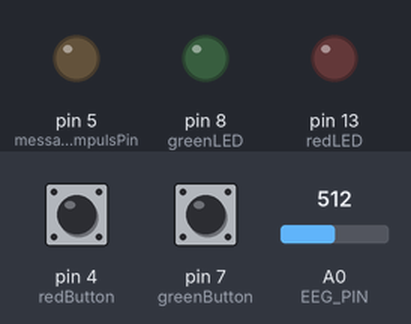
A sketch run on a simulated Arduino Uno, built with avr-gcc and run on an emulated ATmega328P. Parts: output pins drawn as LEDs (lit = HIGH). The inputs (shaded band) are chosen by the test bench; at power-on: pin 4 (redButton) LOW, pin 7 (greenButton) LOW, A0 (EEG_PIN) = 512. What the sketch prints to the serial monitor is not drawn.

Above: at 1.5 s.
1.6 s: pin 4 (redButton) pulled HIGH for 0.15 s
At 1.69 s:
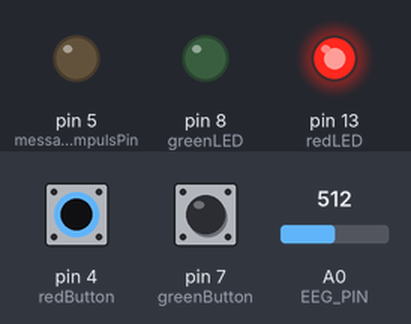
3.2 s: pin 7 (greenButton) pulled HIGH for 0.15 s
At 3.29 s:
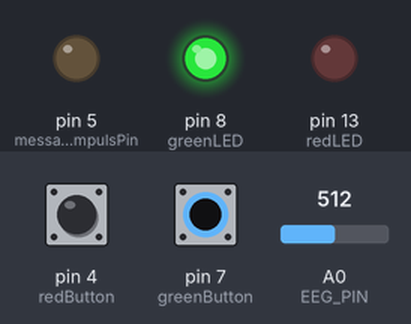
7.8 s: A0 (EEG_PIN) set to 511
9.6 s: pin 4 (redButton) pulled HIGH for 3.2 s
At 13.1 s:
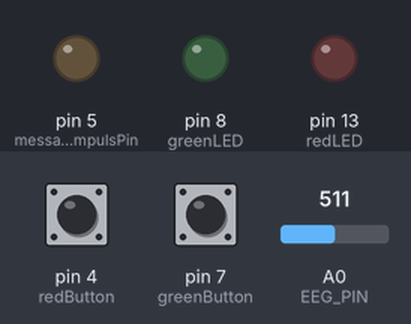
Timing chart, 0 to 14.6 s (numbered marks = the images above; inputs shaded):
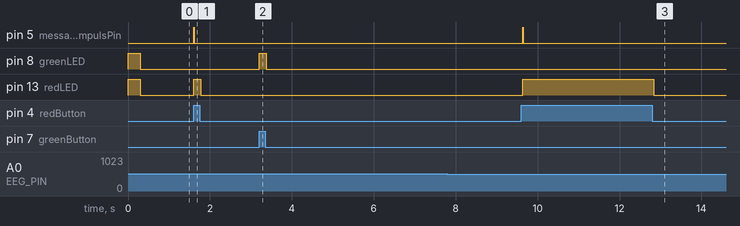

Measured:
- after the input at 1.6 s, pin 5 (messageImpulsPin): LOW → HIGH at once, → LOW 0.01 s later; pin 13 (redLED): LOW → HIGH at once, → LOW 0.16 s later
- after the input at 3.2 s, pin 8 (greenLED): LOW → HIGH at once, → LOW 0.16 s later
- after the input at 7.8 s, every drawn part: stays the same
- after the input at 9.6 s, pin 5 (messageImpulsPin): LOW → HIGH at once, → LOW 0.01 s later; pin 13 (redLED): LOW → HIGH at once, → LOW 3.2 s later

The sketch:

SpikeRecorder.ino
```cpp
/*
 * EEG Signal Acquisition - SpikeRecorder Interface
 * =================================================
 * Adapted from megazron/eeg-operated-wheelchair (SpikeRecorder.ino)
 * Original code by Stanislav Mircic, https://backyardbrains.com/
 *
 * This sketch reads raw EEG/EMG analog signals from a Backyard Brains
 * SpikerShield (or any analog sensor on A0) at high speed using
 * timer interrupts, and streams the data over Serial USB.
 *
 * Compatible with:
 *   - Spike Recorder desktop software
 *   - Custom Python scripts (eeg_signal_processor.py)
 *
 * Wiring:
 *   A0 -> EEG/EMG signal input (SpikerShield output)
 *   Pin 5  -> Message impulse output (optional)
 *   Pin 4  -> Red button input (optional event marker)
 *   Pin 7  -> Green button input (optional event marker)
 *   Pin 13 -> Red LED indicator
 *   Pin 8  -> Green LED indicator
 *
 * Sample Rate: 10 kHz / numberOfChannels
 *   1 channel  = 10 kHz
 *   2 channels = 5 kHz
 */

#define EEG_PIN A0                    // Analog input for EEG signal
#define BUFFER_SIZE 100               // Circular buffer size
#define SIZE_OF_COMMAND_BUFFER 30     // Serial command buffer size
#define LENGTH_OF_MESSAGE_IMPULS 100  // Message impulse duration (ms)

// Register bit manipulation macros
#ifndef cbi
#define cbi(sfr, bit) (_SFR_BYTE(sfr) &= ~_BV(bit))
#endif
#ifndef sbi
#define sbi(sfr, bit) (_SFR_BYTE(sfr) |= _BV(bit))
#endif

// ── Circular Buffer ──
int buffersize = BUFFER_SIZE;
int head = 0;
int tail = 0;
byte writeByte;
byte reading[BUFFER_SIZE];
char commandBuffer[SIZE_OF_COMMAND_BUFFER];

// ── Pins ──
int messageImpulsPin = 5;
int messageImpulseTimer = 0;
int redButton = 4;
int greenButton = 7;
int redLED = 13;
int greenLED = 8;
int redButtonReady = 1;
int greenButtonReady = 1;

// ── Debounce ──
long debouncing_time = 15;
volatile unsigned long last_micros;

// ── Configuration ──
// Baud rate: 230400 for Spike Recorder compatibility
int baudRate = 230400;

// Timer interrupt counter: (16*10^6) / (Fs*8) - 1
//   199  -> 10 kHz sampling
//   1999 -> 1 kHz
//   3999 -> 500 Hz
//   7999 -> 250 Hz
int interrupt_Number = 199;

int numberOfChannels = 1;  // 1 channel = 10 kHz, 2 = 5 kHz
int tempSample = 0;
int commandMode = 0;       // When 1, data transmission is paused


void setup() {
    Serial.begin(baudRate);

    // Configure ADC for faster reading
    // Set ADC prescaler to 16 (1 MHz ADC clock for faster conversion)
    cbi(ADCSRA, ADPS2);
    sbi(ADCSRA, ADPS1);
    sbi(ADCSRA, ADPS0);

    // Configure pins
    pinMode(messageImpulsPin, OUTPUT);
    pinMode(redButton, INPUT);
    pinMode(greenButton, INPUT);
    pinMode(redLED, OUTPUT);
    pinMode(greenLED, OUTPUT);

    // Turn on indicator LEDs briefly
    digitalWrite(redLED, HIGH);
    digitalWrite(greenLED, HIGH);
    delay(300);
    digitalWrite(redLED, LOW);
    digitalWrite(greenLED, LOW);

    // ── Setup Timer1 for precise sampling ──
    cli();  // Disable interrupts

    // Reset Timer1
    TCCR1A = 0;
    TCCR1B = 0;
    TCNT1 = 0;

    // Set compare match register for desired sampling rate
    OCR1A = interrupt_Number;

    // Turn on CTC mode (Clear Timer on Compare Match)
    TCCR1B |= (1 << WGM12);

    // Set prescaler to 8
    TCCR1B |= (1 << CS11);

    // Enable timer compare interrupt
    TIMSK1 |= (1 << OCIE1A);

    sei();  // Enable interrupts
}


// ── Timer1 ISR: High-Speed ADC Sampling ──
ISR(TIMER1_COMPA_vect) {
    // Handle message impulse timing
    if (messageImpulseTimer > 0) {
        messageImpulseTimer--;
        if (messageImpulseTimer == 0) {
            digitalWrite(messageImpulsPin, LOW);
        }
    }

    // Sample all enabled channels
    for (int i = 0; i < numberOfChannels; i++) {
        reading[head] = analogRead(EEG_PIN + i) >> 2;
        head++;
        if (head >= buffersize) {
            head = 0;
        }
    }
}


void loop() {
    // ── Stream sampled data over Serial ──
    if (head != tail && !commandMode) {
        // Spike Recorder protocol: MSB marks frame start
        writeByte = cycleRead();

        // Mark first byte of frame with MSB set
        Serial.write(writeByte | 0x80);

        // Send remaining channel bytes
        for (int i = 1; i < numberOfChannels; i++) {
            if (head != tail) {
                writeByte = cycleRead();
                Serial.write(writeByte & 0x7F);
            }
        }
    }

    // ── Handle Serial Commands ──
    if (Serial.available() > 0) {
        commandMode = 1;  // Pause data while processing commands

        int commandIndex = 0;
        while (Serial.available() > 0) {
            char inChar = Serial.read();
            commandBuffer[commandIndex] = inChar;
            commandIndex++;

            if (commandIndex >= SIZE_OF_COMMAND_BUFFER) break;
            delay(1);  // Wait for next byte
        }

        // Parse known commands
        // "conf s:{rate};" - Set sampling rate
        // "conf c:{channels};" - Set channel count
        // "h:{text};" - Send event marker
        if (commandIndex > 4 && commandBuffer[0] == 'c' && commandBuffer[4] == 's') {
            // Parse new sampling rate
            int newRate = 0;
            for (int j = 6; j < commandIndex && commandBuffer[j] != ';'; j++) {
                newRate = newRate * 10 + (commandBuffer[j] - '0');
            }
            if (newRate > 0) {
                interrupt_Number = newRate;
                OCR1A = interrupt_Number;
            }
        }
        else if (commandIndex > 4 && commandBuffer[0] == 'c' && commandBuffer[4] == 'c') {
            // Parse new channel count
            int newChannels = commandBuffer[6] - '0';
            if (newChannels > 0 && newChannels <= 6) {
                numberOfChannels = newChannels;
            }
        }

        commandMode = 0;  // Resume data transmission
    }

    // ── Button Event Markers ──
    // Red button = event marker type 1
    if (digitalRead(redButton) == HIGH && redButtonReady) {
        redButtonReady = 0;
        digitalWrite(messageImpulsPin, HIGH);
        messageImpulseTimer = LENGTH_OF_MESSAGE_IMPULS;
        digitalWrite(redLED, HIGH);
    }
    if (digitalRead(redButton) == LOW && !redButtonReady) {
        redButtonReady = 1;
        digitalWrite(redLED, LOW);
    }

    // Green button = event marker type 2
    if (digitalRead(greenButton) == HIGH && greenButtonReady) {
        greenButtonReady = 0;
        digitalWrite(greenLED, HIGH);
    }
    if (digitalRead(greenButton) == LOW && !greenButtonReady) {
        greenButtonReady = 1;
        digitalWrite(greenLED, LOW);
    }
}


// ── Circular Buffer Read ──
byte cycleRead() {
    byte result = reading[tail];
    tail++;
    if (tail >= buffersize) {
        tail = 0;
    }
    return result;
}
```
